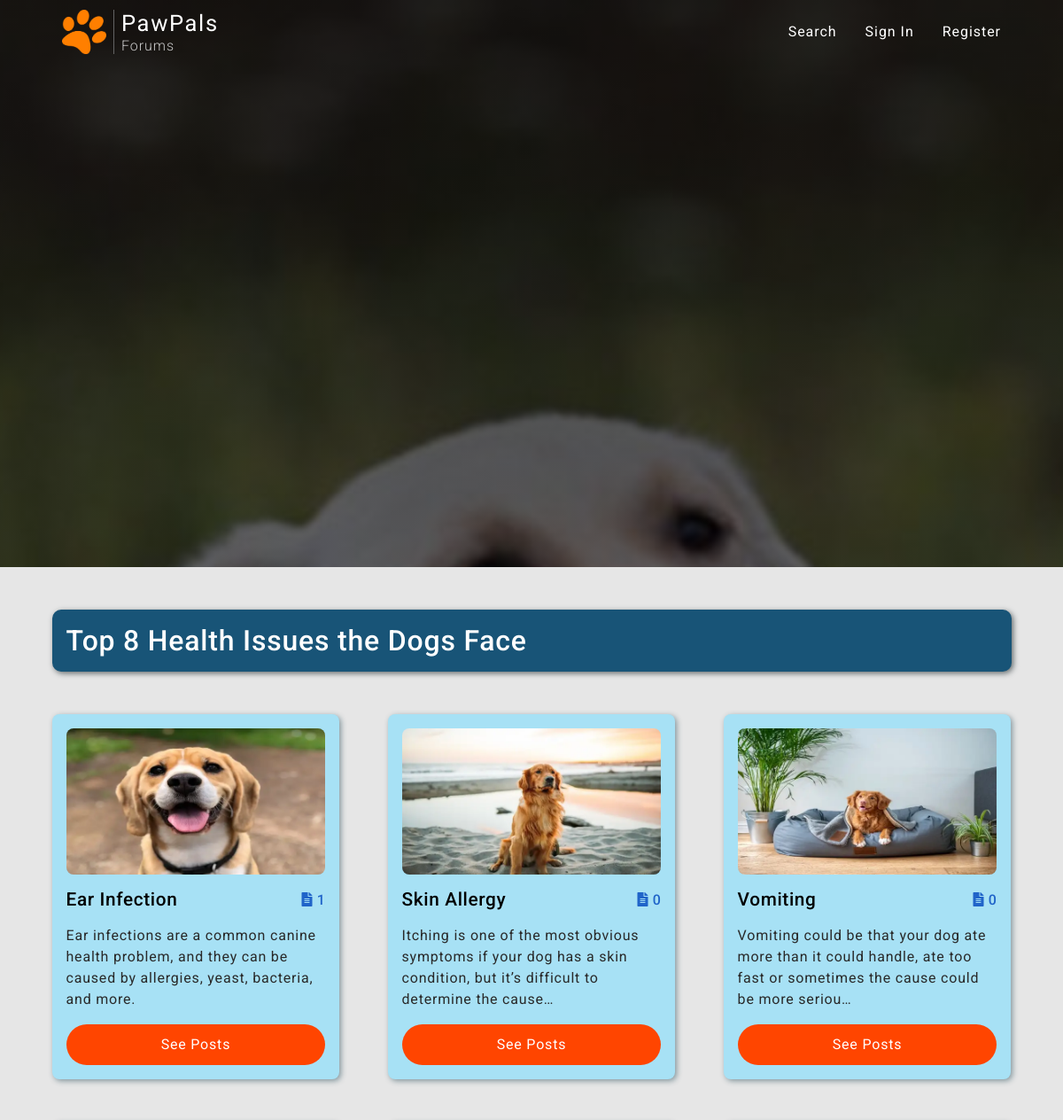
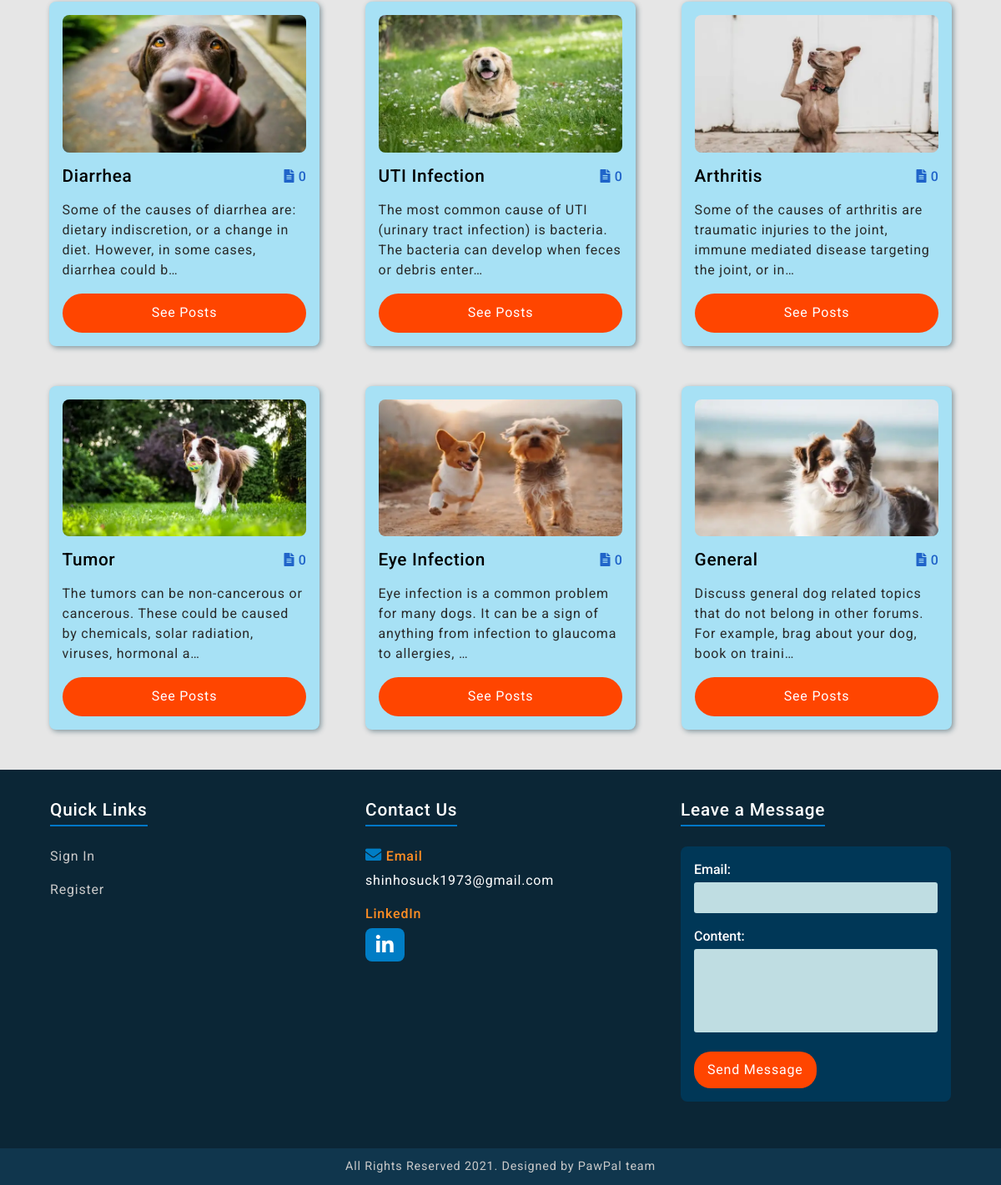
/home/, run on the app's committed database (2 pictures, top to bottom).
### blog/models.py (models this page shows)
class Topic(models.Model):
    name = models.CharField(max_length=50)
    topic_image = models.ImageField(upload_to="topic_images")
    image_url = models.URLField(null=True, blank=True)
    description = models.TextField(blank=True, null=True)
    total_post = models.IntegerField(default=0, null=True, blank=True)
    def __str__(self):
        return self.name

### blog/views.py (the view)
# urls.py: path("home/", index, name="home"),
def index(request):
    topics = Topic.objects.all()
    context = {
        "topics": topics
    }
    return render(request, "blog/index.html", context)

### users/forms.py
class ContactUsForm(forms.ModelForm):
    email = forms.EmailField()
    class Meta:
        model = Contact
        fields = ["email", "content"]

### users/context_processors.py (called while the page is built)
def contact_form(request):
    form = ContactUsForm()
    return  {"form": form}

### blog/templates/blog/index.html (shortened to what this page needs)
{% extends "blog/base.html" %}
{% load static %}
{% block content %}
    <div class="topics-container">
        <div class="topics-header-title">
            <h2>Top 8 Health Issues the Dogs Face</h2>
        </div>
        <div class="topics-content-wrapper">
            {% for topic in topics %}
            <div class="topic-content-card">
                <img src="{{ topic.topic_image.url}}" alt="">
                <h6 class="topic-title">{{ topic }}
                    {% if topic.post_set.count > 1 %}
                        <span>
                            <i class="fa fa-file-alt"></i>
                            {{ topic.post_set.count }}
                        </span>
                    {% else %}
                        <span>
                            <i class="fa fa-file-alt"></i>
                            {{ topic.post_set.count }}
                        </span>
                    {% endif %}
                </h6>
                <p class="topic-description">{{ topic.description|truncatechars:120 }}</p>
                <a href="{% url 'blog:posts-in-topic' topic.pk %}" class="learn-more-btn">See Posts</a>
            </div>
            {% endfor %}
        </div>
    </div>
{% endblock content %}

### blog/templates/blog/base.html (shortened to what this page needs)
{% load static %}
<!DOCTYPE html>
<html lang="en">
<head>
    <link rel="stylesheet" href="https://cdnjs.cloudflare.com/ajax/libs/font-awesome/5.15.1/css/all.min.css"
 />
    <link rel="stylesheet" href="https://cdnjs.cloudflare.com/ajax/libs/font-awesome/5.15.3/css/all.min.css" />
    <link href="https://cdn.jsdelivr.net/npm/bootstrap@5.0.0-beta1/dist/css/bootstrap.min.css" rel="stylesheet">
    <link rel="stylesheet" type="text/css" href="{% static 'blog/main.css' %}">
</head>
<body>
    <header>
        {% block navbar%}
        <nav class="bg-img">
            <div class="navbar-container">
                <div class="brand-name">
                    <a class="brand-link" href="{% url 'blog:home' %}">
                        <img src="{% static 'blog/images/paw.png' %}" alt="">
                        <h5>PawPals<span>Forums</span></h5>
                    </a>
                </div>
                <ul class="links">
                    {% if user.is_authenticated %}
                        {% with request.resolver_match.url_name as url_name %}
                        <li class="link">
                            <a class="{% if url_name == 'home' %} active {% endif %}" href="{% url 'blog:home' %}">Home</a>
                        </li>
                        <li class="link">
                            <a class="{% if url_name == 'my-posts' %} active {% endif %}" href="{% url 'blog:my-posts'  user.pk %}">My Posts</a>
                        </li>
                        <li class="link">
                            <a href="{% url 'blog:create-post' %}">New Post</a>
                        </li>
                        <li class="link">
                            <a id="search" href="#">Search</a>
                        </li>
                        <li class="link">
                            <div class="user-account">
                                <div class="user-profile-img">
                                    <img src="{{ user.profile.image.url }}" alt="">
                                </div>
                                <p class="user-username">{{ user.username }}
                                    <i id="down-arrow" class="fa fa-chevron-down"></i>
                                    <i id="up-arrow" class="fa fa-chevron-up"></i>
                                </p>
                                <div class="user-dropdown-accounts">
                                    <a href="{% url 'users:profile' %}">Profile</a>
                                    <a id="sign-out" href="{% url 'users:logout' %}">Sign Out</a>
                                </div>
                            </div>
                        </li>
                        {% endwith %}
                    {% else %}
                        <li class="link">
                            <a id="search" href="#">Search</a>
                        </li>
                        <li class="link">
                            <a href="{% url 'users:login' %}">Sign In</a>
                        </li>
                        <li class="link">
                            <a href="{% url 'users:register' %}">Register</a>
                        </li>
                    {% endif %}
                </ul>
            </div>
        </nav>
        {% endblock navbar%}
    </header>
    <main>
        {% block content %}
        {% endblock content %}
    </main>
    <footer>
        <div class="footer-container">
            <div class="footer-content-wrapper">
                <div class="footer-title">
                    <h6>Quick Links</h6>
                </div>
                <div class="footer-links">
                    {% if user.is_authenticated %}
                        <a href="{% url 'blog:home' %}" class="footer-home">Home</a>
                        <a href="{% url 'blog:my-posts' user.pk %}" class="footer-my-posts">My Posts</a>
                        <a href="{% url 'blog:create-post' %}" class="footer-new-post">New Post</a>
                        <a href="{% url 'users:logout' %}" class="footer-sign-out">Sign Out</a>
                    {% else %}
                        <a href="{% url 'users:login' %}" class="footer-sign-in">Sign In</a>
                        <a href="{% url 'users:register' %}" class="footer-register">Register</a>
                    {% endif %}
                </div>
            </div>
            <div class="footer-content-wrapper">
                <div class="footer-title">
                    <h6>Contact Us</h6>
                </div>
                <div class="footer-contact">
                    <p>
                       <i class="fa fa-envelope"></i>Email
                       <a href="mailto:shinhosuck1973@gmail.com">shinhosuck1973@gmail.com</a>
                    </p>
                    <p>
                        LinkedIn
                        <a class="linkedIn-link" href="https://www.linkedin.com/in/eric-anderson-a6b906214/" target="_blank"><i class="fab fa-linkedin-in"></i></a>
                    </p>
                </div>
            </div>
            <div class="footer-content-wrapper">
                <div class="footer-title">
                    <h6>Leave a Message</h6>
                </div>
                <div class="footer-form">
                    <form class="form-content" action="{% url 'users:contact_us' %}" method="POST">
                        {{ form.as_p }}
                        <button class="contact-submit" type="submit">Send Message</button>
                    </form>
                </div>
            </div>
        </div>
        <div class="footer-rights-reserved">
            <p>All Rights Reserved 2021. Designed by PawPal team</p>
        </div>
    </footer>
</body>
</html>

### blog/templates/blog/base.html (style rules this page uses)
.form-content { margin-top: 1rem; }
p > label { color: rgb(255, 255, 255); font-size: 1rem; font-weight: 500; margin-bottom: 0.2rem; text-align: start !important; }
p > input, textarea { width: 100%; padding: 0.4rem 1rem; outline: none; border: none; background: rgb(191, 221, 226); color: rgb(0, 0, 0); resize: none; border-radius: 3px; }
p > textarea { height: 100px; width: 100%; }

### data on the page
Topic: topic_image (picture), name "Ear Infection", post_set.count "1", description "Ear infections are a common canine health problem, and they can be caused by allergies, yeast, bacteria, and more."
Topic: topic_image (picture), name "Skin Allergy", post_set.count "0", description "Itching is one of the most obvious symptoms if your dog has a skin condition, but it’s difficult to determine the cause…"
Topic: topic_image (picture), name "Vomiting", post_set.count "0", description "Vomiting could be that your dog ate more than it could handle, ate too fast or sometimes the cause could be more seriou…"
Topic: topic_image (picture), name "Diarrhea", post_set.count "0", description "Some of the causes of diarrhea are: dietary indiscretion, or a change in diet. However, in some cases, diarrhea could b…"
Topic: topic_image (picture), name "UTI Infection", post_set.count "0", description "The most common cause of UTI (urinary tract infection) is bacteria. The bacteria can develop when feces or debris enter…"
Topic: topic_image (picture), name "Arthritis", post_set.count "0", description "Some of the causes of arthritis are traumatic injuries to the joint, immune mediated disease targeting the joint, or in…"
Topic: topic_image (picture), name "Tumor", post_set.count "0", description "The tumors can be non-cancerous or cancerous. These could be caused by chemicals, solar radiation, viruses, hormonal a…"
Topic: topic_image (picture), name "Eye Infection", post_set.count "0", description "Eye infection is a common problem for many dogs. It can be a sign of anything from infection to glaucoma to allergies, …"
Topic: topic_image (picture), name "General", post_set.count "0", description "Discuss general dog related topics that do not belong in other forums. For example, brag about your dog, book on traini…"
